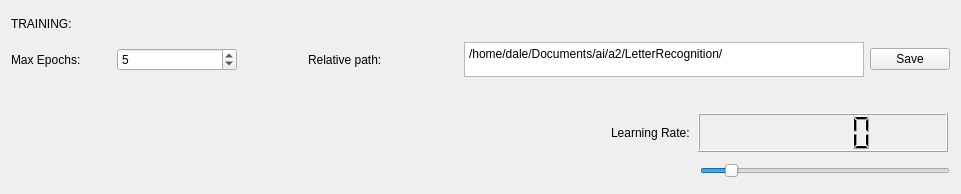
   <widget class="QWidget" name="verticalLayoutWidget_3">
    <property name="geometry">
     <rect>
      <x>230</x>
      <y>0</y>
      <width>961</width>
      <height>194</height>
     </rect>
    </property>
    <layout class="QVBoxLayout" name="verticalLayout_3">
     <item>
      <widget class="QLabel" name="label_34">
       <property name="maximumSize">
        <size>
         <width>16777215</width>
         <height>25</height>
        </size>
       </property>
       <property name="text">
        <string>TRAINING:</string>
       </property>
      </widget>
     </item>
     <item>
      <layout class="QHBoxLayout" name="horizontalLayout_14">
       <item>
        <widget class="QLabel" name="label_36">
         <property name="minimumSize">
          <size>
           <width>100</width>
           <height>0</height>
          </size>
         </property>
         <property name="maximumSize">
          <size>
           <width>100</width>
           <height>16777215</height>
          </size>
         </property>
         <property name="text">
          <string>Max Epochs:</string>
         </property>
        </widget>
       </item>
       <item>
        <widget class="QSpinBox" name="sbMaxEpochs">
         <property name="sizePolicy">
          <sizepolicy hsizetype="Fixed" vsizetype="Fixed">
           <horstretch>0</horstretch>
           <verstretch>0</verstretch>
          </sizepolicy>
         </property>
         <property name="minimumSize">
          <size>
           <width>120</width>
           <height>0</height>
          </size>
         </property>
         <property name="maximumSize">
          <size>
           <width>100</width>
           <height>16777215</height>
          </size>
         </property>
         <property name="maximum">
          <number>200</number>
         </property>
         <property name="singleStep">
          <number>10</number>
         </property>
         <property name="value">
          <number>5</number>
         </property>
        </widget>
       </item>
       <item>
        <spacer name="horizontalSpacer_21">
         <property name="orientation">
          <enum>Qt::Horizontal</enum>
         </property>
         <property name="sizeHint" stdset="0">
          <size>
           <width>40</width>
           <height>20</height>
          </size>
         </property>
        </spacer>
       </item>
       <item>
        <widget class="QLabel" name="label_37">
         <property name="minimumSize">
          <size>
           <width>150</width>
           <height>0</height>
          </size>
         </property>
         <property name="maximumSize">
          <size>
           <width>100</width>
           <height>35</height>
          </size>
         </property>
         <property name="text">
          <string>Relative path:</string>
         </property>
        </widget>
       </item>
       <item>
        <widget class="QPlainTextEdit" name="pteRelativePath">
         <property name="minimumSize">
          <size>
           <width>400</width>
           <height>0</height>
          </size>
         </property>
         <property name="maximumSize">
          <size>
           <width>500</width>
           <height>35</height>
          </size>
         </property>
         <property name="plainText">
          <string>/home/dale/Documents/ai/a2/LetterRecognition/</string>
         </property>
        </widget>
       </item>
       <item>
        <widget class="QPushButton" name="btnSaveRelativePath">
         <property name="text">
          <string>Save</string>
         </property>
        </widget>
       </item>
      </layout>
     </item>
     <item>
      <layout class="QHBoxLayout" name="horizontalLayout_13">
       <item>
        <spacer name="verticalSpacer_3">
         <property name="orientation">
          <enum>Qt::Vertical</enum>
         </property>
         <property name="sizeType">
          <enum>QSizePolicy::Fixed</enum>
         </property>
         <property name="sizeHint" stdset="0">
          <size>
           <width>20</width>
           <height>30</height>
          </size>
         </property>
        </spacer>
       </item>
      </layout>
     </item>
     <item>
      <layout class="QHBoxLayout" name="horizontalLayout_12">
       <item>
        <spacer name="horizontalSpacer_20">
         <property name="orientation">
          <enum>Qt::Horizontal</enum>
         </property>
         <property name="sizeType">
          <enum>QSizePolicy::Fixed</enum>
         </property>
         <property name="sizeHint" stdset="0">
          <size>
           <width>598</width>
           <height>20</height>
          </size>
         </property>
        </spacer>
       </item>
       <item>
        <widget class="QLabel" name="label_35">
         <property name="sizePolicy">
          <sizepolicy hsizetype="Fixed" vsizetype="Preferred">
           <horstretch>0</horstretch>
           <verstretch>0</verstretch>
          </sizepolicy>
         </property>
         <property name="text">
          <string>Learning Rate:</string>
         </property>
        </widget>
       </item>
       <item>
        <widget class="QLCDNumber" name="lcdnLearningRate">
         <property name="sizePolicy">
          <sizepolicy hsizetype="Fixed" vsizetype="Minimum">
           <horstretch>0</horstretch>
           <verstretch>0</verstretch>
          </sizepolicy>
         </property>
         <property name="maximumSize">
          <size>
           <width>250</width>
           <height>45</height>
          </size>
         </property>
        </widget>
       </item>
      </layout>
     </item>
     <item>
      <layout class="QHBoxLayout" name="horizontalLayout_11">
       <item>
        <spacer name="horizontalSpacer_19">
         <property name="orientation">
          <enum>Qt::Horizontal</enum>
         </property>
         <property name="sizeHint" stdset="0">
          <size>
           <width>40</width>
           <height>20</height>
          </size>
         </property>
        </spacer>
       </item>
       <item>
        <widget class="QSlider" name="hsLearningRate">
         <property name="maximumSize">
          <size>
           <width>250</width>
           <height>25</height>
          </size>
         </property>
         <property name="maximum">
          <number>999</number>
         </property>
         <property name="value">
          <number>100</number>
         </property>
         <property name="orientation">
          <enum>Qt::Horizontal</enum>
         </property>
        </widget>
       </item>
      </layout>
     </item>
    </layout>
   </widget>
